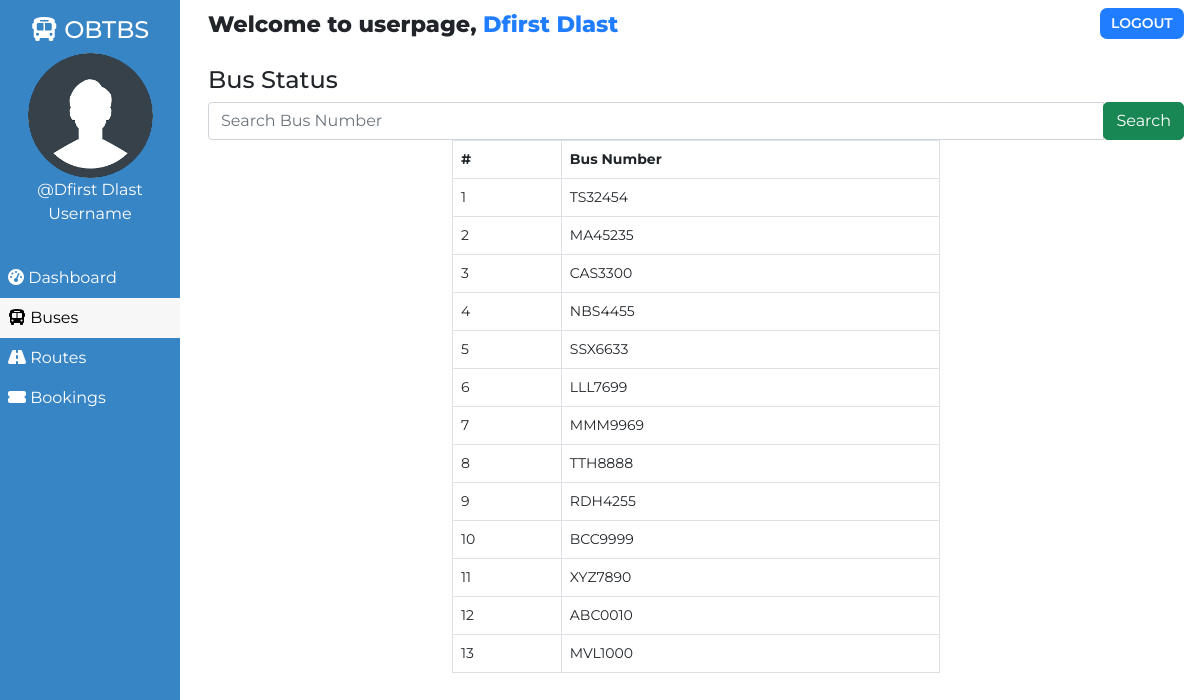
The page /admin/user_bus.php (signed in) on the database its author committed.
### tables this page shows
CREATE TABLE `customers` (
  `id` int(100) NOT NULL,
  `customer_id` varchar(255) NOT NULL,
  `customer_name` varchar(30) NOT NULL,
  `customer_phone` varchar(10) NOT NULL,
  `customer_password` varchar(255) NOT NULL,
  `customer_created` datetime NOT NULL DEFAULT CURRENT_TIMESTAMP
);

CREATE TABLE `buses` (
  `id` int(100) NOT NULL,
  `bus_no` varchar(255) NOT NULL,
  `bus_assigned` tinyint(1) NOT NULL DEFAULT '0',
  `bus_created` datetime NOT NULL DEFAULT CURRENT_TIMESTAMP
);

### admin/user_bus.php (the view, shortened to what this page needs)
<!DOCTYPE html>
<html lang="en">
<head>
    <link href="https://cdn.jsdelivr.net/npm/bootstrap@5.0.1/dist/css/bootstrap.min.css" rel="stylesheet">
    <?php
        $page="bus";
    ?>
</head>
<body>
    <?php require '../assets/partials/_user-header.php';?>
        <?php
            $resultSql = "SELECT * FROM `buses` ORDER BY bus_created DESC";
            $resultSqlResult = mysqli_query($conn, $resultSql);
            if(!mysqli_num_rows($resultSqlResult)){ ?>
                <div class="container mt-4">
                    <div id="noCustomers" class="alert alert-dark " role="alert">
                        <h1 class="alert-heading">No Buses Found!!</h1>
                        <p class="fw-light">Be the first person to add one!</p>
                        <hr>
                        <div id="addCustomerAlert" class="alert alert-success" role="alert">
                                Click on <button id="add-button" class="button btn-sm"type="button"data-bs-toggle="modal" data-bs-target="#addModal">ADD <i class="fas fa-plus"></i></button> to add a bus!
                        </div>
                    </div>
                </div>
            <?php }
            else { ?>
            <section id="bus">
                <div id="head">
                    <h4>Bus Status</h4>
                </div>
                <div id="bus-results">
<form class="form-inline my-2 my-lg-0" method="GET">
                  <div class="input-group">
                    <input class="form-control mr-sm-2" type="search" placeholder="Search Bus Number" aria-label="Search" name="q">
                    <div class="input-group-append">
                      <button class="btn btn-success" type="submit">Search</button>
                    </div>
                  </div>
                </form>
                    <table class="table table-hover table-bordered">
                        <thead>
                            <th>#</th>
                            <th>Bus Number</th>
                        </thead>
                        <?php
                            $ser_no = 0;
                            while($row = mysqli_fetch_assoc($resultSqlResult))
                            {
                                $ser_no++;
                                $busno = $row["bus_no"];
                        ?>
                        <tr>
                            <td>
                                <?php
                                    echo $ser_no;
                                ?>
                            </td>
                            <td>
                                <?php
                                    echo $busno;
                                ?>
                            </td>
                        </tr>
                        <?php
                        }
                    ?>
                    </table>
                </div>
            </section>
            <?php } ?>
        </div>
    </main>
</body>
</html>

### assets/partials/_user-header.php (shortened to what this page needs)
<?php
    $conn = db_connect();
    $user_id = $_SESSION['user_id'];
    $sql = "SELECT * FROM customers WHERE customer_id = '$user_id';";
    $result = mysqli_query($conn, $sql);
    if($row = mysqli_fetch_assoc($result))
    {
        $user_name = $row['customer_name'];
    }
?>
    <main id="container">
        <div id="sidebar">
            <h4><i class="fas fa-bus"></i> OBTBS</h4>
            <div>
                <img class="adminDp" src="../assets/img/userav-min.png" height="125px" alt="Admin Profile Pic">
                <p>
                    <?php  echo '@'.$user_name;  ?>
                </p>
                <p>Username</p>
            </div>
            <ul id="options">
                <li class="option <?php if($page=='dashboard'){ echo 'active';}?>">
                    <a href="./user_dashboard.php">
                    <i class="fas fa-tachometer-alt"></i> Dashboard
                    </a>
                </li>
                <li class="option <?php if($page=='bus'){ echo 'active';}?>">
                    <a href="./user_bus.php">
                    <i class="fas fa-bus"></i> Buses
                    </a>
                </li>
                <li class="option <?php if($page=='route'){ echo 'active';}?>">
                    <a href="./user_route.php">
                    <i class="fas fa-road"></i> Routes
                    </a>
                </li>
                <li class="option <?php if($page=='booking'){ echo 'active';}?>">
                    <a href="./user_booking.php">
                    <i class="fas fa-ticket-alt"></i> Bookings
                    </a>
                </li>
            </ul>
        </div>
        <div id="main-content">
            <section id="welcome">
                <ul>
                    <li class="welcome-item">Welcome to userpage,
                        <span id="USER">
                            <?php
                                echo $user_name;
                            ?>
                        </span>
                    </li>
                    <li class="welcome-item">
                        <button id="logout" class="btn-sm">
                            <a href="../assets/partials/_logout.php">LOGOUT</a>
                        </button>
                    </li>
                </ul>
            </section>

### assets/styles/admin.php (style rules this page uses)
body { margin: 0; box-sizing: border-box; font-family: 'Montserrat', sans-serif; background-color: white; }
html { scroll-behavior: smooth; }
*, *::after, *::before { box-sizing: inherit; }
#USER { color: #207DFF; }
.adminDp { border-radius: 50%; }
#welcome { background-color: white; }
#welcome ul { display: flex; justify-content: space-between; list-style-type: none; padding: 0; margin: 0; }
#welcome li { margin: 0 1rem; padding: 0.5rem 0; }
#welcome li:first-child { font-weight: 800; font-size: 1.4rem; }
#logout { padding: 0.3rem 0.7rem; background-color: #207DFF; font-weight: 600; outline: none; border: none; border-radius: 7px; }
#logout a { color: white; text-decoration: none; }
@media only screen and (min-width:1000px) { #sidebar { text-align: center; background-color: #3885c5; color: white; width: 15%; position: fixed; top: 0%; padding-top: 1rem; z-index: 2; height: 100vh; } }
@media only screen and (min-width:1000px) { #sidebar p { margin: 0; } }
@media only screen and (min-width:1000px) { #sidebar ul { margin-top: 2rem; } }
@media only screen and (min-width:1000px) { #options { list-style-type: none; text-align: left; padding-left: 0; } }
@media only screen and (min-width:1000px) { .option a { display: block; padding: 0.5rem; text-decoration: none; color: inherit; } }
@media only screen and (min-width:1000px) { .active { background-color:#f7f7f7; color:black; } }
@media only screen and (min-width:1000px) { #main-content { margin-left: 16%; } }

### assets/styles/admin-options.php (style rules this page uses)
* { font-family: Montserrat; }
#booking #head, #customer #head, #route #head, #seat #head, #bus #head { padding-top: 1rem; }
#booking, #customer, #route, #bus, #seat { padding: 0 1rem; }
#booking-results button, #customer-results button, #route button, #bus-results button { border-radius: 5px; }
table { font-size: 14px; }
#bus table { width: 50%; margin: 0 auto; }
table th,td { padding-left: 0.3rem; }

### rows shown on the page
customers: customer_name "Dfirst Dlast"
buses: bus_no "TS32454"
buses: bus_no "MA45235"
buses: bus_no "CAS3300"
buses: bus_no "NBS4455"
buses: bus_no "SSX6633"
buses: bus_no "LLL7699"
buses: bus_no "MMM9969"
buses: bus_no "TTH8888"
buses: bus_no "RDH4255"
buses: bus_no "BCC9999"
buses: bus_no "XYZ7890"
buses: bus_no "ABC0010"
buses: bus_no "MVL1000"
